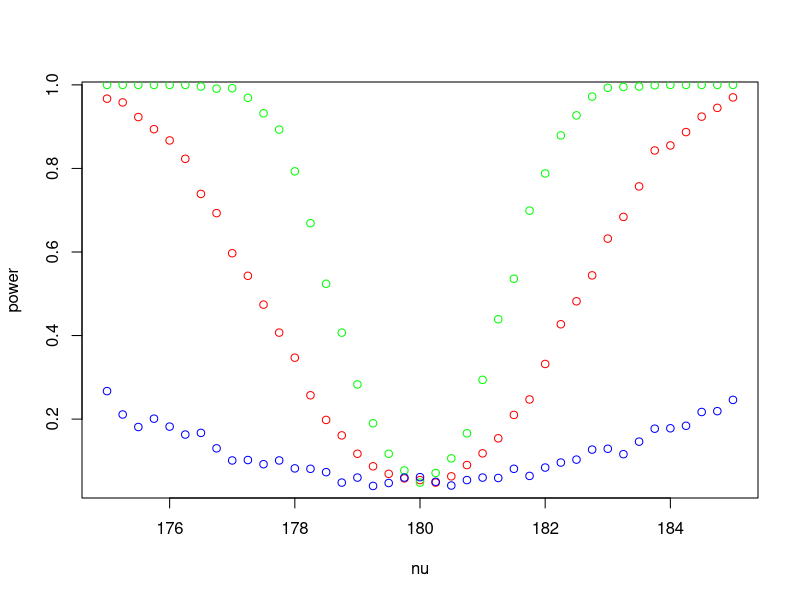
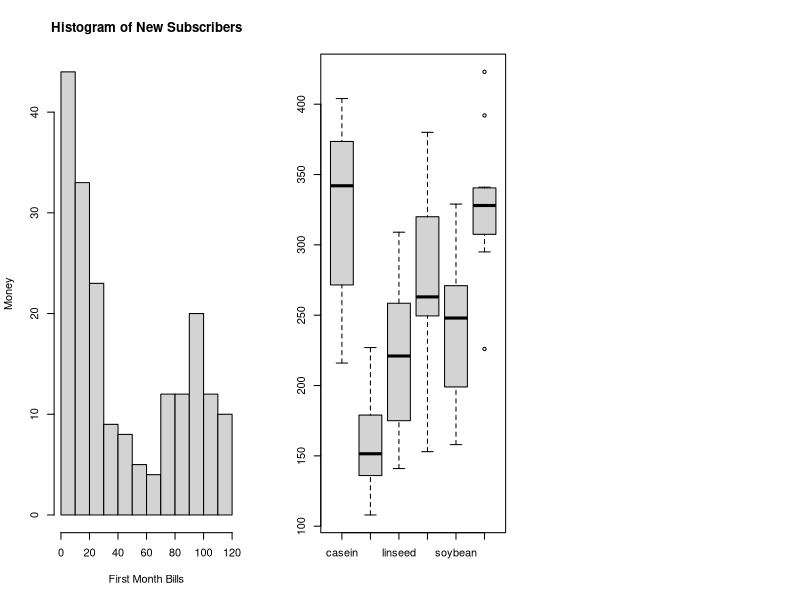

Source code (R) for these figures, in order:
## ---- chunk 1
set.seed(1234)
## ---- chunk 2
powerOfTtest <- function(n, m, mu, nu, sd)
{
  B = 1000; p = numeric(B); power = numeric(length(nu))
  for (i in 1:length(nu))
  {
    for (b in 1:B)
    {
      x = rnorm(n, mu,sd); y = rnorm(m, nu[i],sd)
      p[b] = t.test(x,y,var.equal=TRUE)[[3]]
    }
    power[i] = mean(p<0.05)
  }
  power
}
## ---- chunk 3
nu = seq(175,185,by=0.25)
# compute and plot power function with parametrs : n = m = 30, mu=180 and sd=5
n = m = 30; mu = 180; sd = 5
power = powerOfTtest(n, m, mu, nu, sd)
plot(nu, power, col = 'red')

# compute and plot power function with parametrs : n = m = 100, mu=180 and sd=5.
n = m = 100; mu = 180; sd = 5
power = powerOfTtest(n, m, mu, nu, sd)
points(nu, power, col = 'green')

# compute power function with parametrs : n = m = 30, mu=180 and sd=15.
n = m = 30; mu = 180; sd = 15
power = powerOfTtest(n, m, mu, nu, sd)
points(nu, power, col = 'blue')
## ---- chunk 4
light = 7.442 / ((scan('light.txt', quiet=TRUE) / 1000 + 24.8) / 10^6)
light1879 = scan('light1879.txt', quiet=TRUE) + 299000
light1882 = scan('light1882.txt', quiet=TRUE) + 299000
par(mfrow=c(1,3))
shapiro.test(light)[[2]]
shapiro.test(light1879)[[2]]
shapiro.test(light1882)[[2]]
## ---- chunk 5
lightCi = t.test(light)[[4]]
light1879Ci = t.test(light1879)[[4]]
light1882Ci = t.test(light1882)[[4]]
c(lightCi[1], lightCi[2])
c(light1879Ci[1], light1879Ci[2])
c(light1882Ci[1], light1882Ci[2])
## ---- chunk 6
lightSpeed = 299792.458
p = wilcox.test(light,mu=lightSpeed)[[3]]
p1879 = t.test(light1879, mu=lightSpeed)[[3]]
p1882 = t.test(light1882,mu=lightSpeed)[[3]]
p; p1879; p1882;
## ---- chunk 7
telephoneBills = read.table('telephone.txt', header=TRUE)
telephone =  telephoneBills[telephoneBills$Bills!=0, ]
hist(telephone, xlab='First Month Bills', ylab='Money', main='Histogram of New Subscribers')
## ---- chunk 8
lambdas=seq(0.01, 0.1, by=0.01)
B=1000
t=median(telephone)
n=length(telephone)
p=numeric(length(lambdas))
for (i in 1:length(lambdas)) {
  tstar=numeric(B)
  for (b in 1:B) {
    xstar=rexp(n, lambdas[i])
    tstar[b]=median(xstar)
  }
  pl=sum(tstar<t)/B
  pr=sum(tstar>t)/B
  p[i]=2*min(pl,pr)
}
p
## ---- chunk 9
B = 1000
medians = numeric(B)
for (b in 1:B) {
  xstar=sample(telephone, size=length(telephone), replace=TRUE)
  medians[b] = median(xstar)
}
Tstar25 = quantile(medians, 0.025)
Tstar975 = quantile(medians, 0.975)
T1 = median(telephone)
c(2*T1-Tstar975,2*T1-Tstar25)
## ---- chunk 10
B = 1000
sample_means = numeric(B)
medians = numeric(B)
for (b in 1:B) {
  xstar = sample(telephone, size=length(telephone), replace=TRUE)
  sample_means[b] = mean(xstar)
  medians[b] = median(xstar)
}

central = mean(sample_means)
lambda = 1 / central
lambda
Tstar25 = quantile(medians, 0.025)
Tstar975 = quantile(medians, 0.975)
T1 = median(telephone)
c(2*T1-Tstar975,2*T1-Tstar25)
## ---- chunk 11
binom.test(sum(telephone>=40),length(telephone),p=0.5)[[3]]
binom.test(sum(telephone<10),length(telephone),p=0.25, alternative='greater')[[3]]
## ---- chunk 12
run = read.table('run.txt')
shapiro.test(run$before)[[2]]
shapiro.test(run$after)[[2]]
## ---- chunk 13
cor.test(run$before, run$after)
## ---- chunk 14
lemo = run[run$drink=='lemo', ]
t.test(lemo$before, lemo$after, paired = TRUE)[[3]]
## ---- chunk 15
energy = run[run$drink=='energy', ]
t.test(energy$before, energy$after, paired = TRUE)[[3]]
## ---- chunk 16
lemo$difference = lemo$before - lemo$after
energy$difference = energy$before - energy$after
mystat=function(x,y) {mean(x-y)}
B=1000
tstar=numeric(B)
for (i in 1:B) {
  adiffstar=t(apply(cbind(lemo$difference,energy$difference),1,sample))
  tstar[i]=mystat(adiffstar[,1],adiffstar[,2])
}
myt=mystat(lemo$difference,energy$difference)
pl=sum(tstar<myt)/B
pr=sum(tstar>myt)/B
p=2*min(pl,pr)
p
## ---- chunk 17
meatmeal = chickwts[chickwts$feed == 'meatmeal', ]$weight
sunflower = chickwts[chickwts$feed == 'sunflower', ]$weight
t.test(meatmeal, sunflower)[[3]]
wilcox.test(meatmeal, sunflower)[[3]]
ks.test(meatmeal, sunflower)[[2]]
## ---- chunk 18
chickwtsaov=lm(weight~feed,data=chickwts)
anova(chickwtsaov)[[5]][1]
summary(chickwtsaov)
## ---- chunk 19
X <- split(chickwts$weight, chickwts$feed)
boxplot(X)
## ---- chunk 20
attach(chickwts)
kruskal.test(weight,feed)
